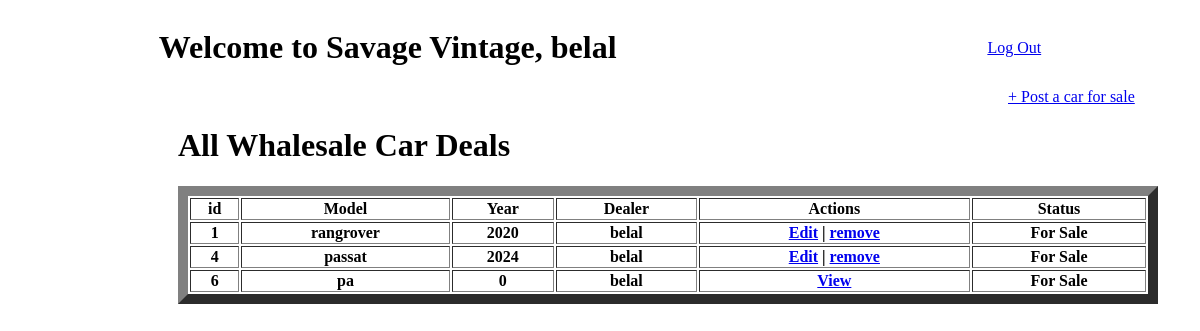
Screenshot of /cars (signed in) with the database file from the repository.
### practical_app/models.py (models this page shows)
class Dealer(models.Model):
    first_name=models.CharField(max_length=250)
    last_name=models.CharField(max_length=250)
    email=models.EmailField(unique=True)
    password=models.CharField(max_length=200)
    created_at = models.DateTimeField(auto_now_add=True)
    updated_at = models.DateTimeField(auto_now=True)
    objects = DealerManager()

class Car(models.Model):
    price=models.IntegerField()
    model=models.CharField(max_length=250)
    make=models.CharField(max_length=250)
    year=models.IntegerField()
    desc=models.CharField(max_length=250)
    status=models.CharField(max_length=200,default="For Sale")
    dealer_id=models.ForeignKey(Dealer,related_name='pub_cars',on_delete=models.CASCADE)
    seller_con=models.CharField(max_length=40,default="0598921999")
    objects=CarManager()

### practical_app/views.py (the view)
# urls.py: path('cars',views.success,name="cars"),
def success(request):
    user_id=request.session['userid']
    logged_user=Dealer.objects.get(id=user_id)
    context={
        "logged":logged_user,
        "cars":Car.objects.all(),
        "dealer":Dealer.objects.all()
    }
    return render (request,"welcome.html",context)

### practical_app/templates/welcome.html (shortened to what this page needs)
<!DOCTYPE html>
<html lang="en">
<head>
    {% load static %}
    <link rel="stylesheet" href="{% static 'css/style1.css' %}">
</head>
<body>
    <header>
        <h1>Welcome to Savage Vintage, {{logged.first_name}}</h1>
        <a href="logout">Log Out</a>
    </header>
    <a href="{% url 'new' %}" class="post">+ Post a car for sale</a>
    <div class="cars">
        <h1>All Whalesale Car Deals</h1>
        <div>
            <table border="10">
                <tr>
                    <th>id</th>
                    <th>Model</th>
                    <th>Year</th>
                    <th>Dealer</th>
                    <th>Actions</th>
                    <th>Status</th>
                  </tr>
                {% for car in cars %}
                <tr>
                    <th>{{car.id}}</th>
                    <th>{{car.model}}</th>
                    <th>{{car.year}}</th>
                    <th >{{car.dealer_id.first_name}}</th>
                    {% if logged.id == car.dealer_id.id %}
                    <th><a href="{% url 'edit' car.id %}">Edit</a> |  <a href="{% url 'delete' car.id %}">remove</a> </th>
                    {% else %}
                    <th><a href="{% url 'view' car.id %}">View</a> </th>
                    {% endif %}
                    <th>{{car.status}}</th>
                {% endfor %}
                </tr>
            </table>
        </div><br>
    </div>
</body>
</html>

### practical_app/static/css/style1.css (style rules this page uses)
header { display: flex; align-items: center; justify-content: space-evenly; gap: 220px; }
.post { margin-left: 1000px; }
.cars { margin-left: 170px; }
table { width: 980px; }

### rows the page displays
Dealer: first_name "belal"
Car: id "1", model "rangrover", year "2020", dealer_id.first_name "belal", shows "Edit", status "For Sale"
Car: id "4", model "passat", year "2024", dealer_id.first_name "belal", shows "Edit", status "For Sale"
Car: id "6", model "pa", year "0", dealer_id.first_name "belal", shows "View", status "For Sale"
